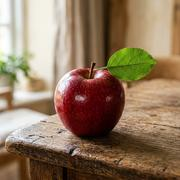
#> input picture 02_Company_Machine_Learning_ML/03_Engineering_Labs_and_Code/Lab_02_Image_Segmentation/sample_image.jpg, 180 x 180 px
$ python run_segmentation.py
#> lines starting #> are read from the running program, lines starting #| are printed output that depends on the picture; after the words box and inside, x2 and y2 are one past the last pixel; in counts of white or black regions, pixels touching at a corner belong together; long printed decimals are rounded
"""
BÀI TẬP BUỔI 4: PHÂN ĐOẠN HÌNH ẢNH (IMAGE SEGMENTATION)
MÔN: HỌC MÁY VÀ ỨNG DỤNG HỌC MÁY

Trọng tâm bài làm (Tinh thần tự học & Tư duy thuật toán của sinh viên):
  1. Tự xây dựng hàm Custom K-Means từ đầu và SO SÁNH trực tiếp với thư viện Scikit-Learn.
  2. Tự xây dựng hàm Custom Fuzzy C-Means (FCM) từ đầu để thực hiện phân cụm mềm.
  3. Tính toán chi tiết ma trận xác suất độ thuộc (% từng cụm) của từng điểm ảnh.
  4. Phân tích điều kiện e > 50% (ngưỡng đa số tuyệt đối) để tách biệt vùng chắc chắn và vùng ranh giới mờ.
  5. Đúc kết nhận xét đối chiếu giữa hàm tự viết (custom) và hàm thư viện có sẵn.
"""

import os
import sys
import time
import numpy as np
import matplotlib.pyplot as plt
from PIL import Image
from sklearn.cluster import KMeans

if hasattr(sys.stdout, 'reconfigure'):
    sys.stdout.reconfigure(encoding='utf-8')

# Cấu hình phong cách hiển thị
plt.style.use('seaborn-v0_8-whitegrid' if 'seaborn-v0_8-whitegrid' in plt.style.available else 'default')
plt.rcParams['font.sans-serif'] = ['DejaVu Sans', 'Arial', 'sans-serif']
plt.rcParams['figure.dpi'] = 150

base_dir = os.path.dirname(os.path.abspath(__file__))
results_dir = os.path.join(base_dir, 'results')
os.makedirs(results_dir, exist_ok=True)

img_path = os.path.join(base_dir, 'sample_image.jpg')
if not os.path.exists(img_path):
    raise FileNotFoundError(f"Không tìm thấy file ảnh: {img_path}")

print("=" * 75)
print("BÀI TẬP BUỔI 4: TỰ XÂY DỰNG HÀM PHÂN ĐOẠN ẢNH VÀ SO SÁNH VỚI THƯ VIỆN")
print("=" * 75)

# =========================================================================
# BƯỚC 1: ĐỌC VÀ TIỀN XỬ LÝ ẢNH
# =========================================================================
print("\n[+] BƯỚC 1: Đọc và tiền xử lý ảnh đầu vào...")
pil_img = Image.open(img_path).convert('RGB')
#> pil_img is the input picture: PIL image 180x180 RGB; mean R, G, B 144.5, 121.1, 96.3
img_rgb = np.array(pil_img)
H, W, C = img_rgb.shape
#> H = 180; W = 180; C = 3
print(f" - Kích thước ảnh: {H} x {W} pixels ({C} kênh màu RGB)")
#|  - Kích thước ảnh: 180 x 180 pixels (3 kênh màu RGB)
print(f" - Tổng số điểm ảnh (N): {H * W} mẫu dữ liệu")
#|  - Tổng số điểm ảnh (N): 32400 mẫu dữ liệu

# Chuẩn hóa về [0, 1] và duỗi thành (N, 3)
X = img_rgb.reshape(-1, 3).astype(np.float32) / 255.0
print(f" - Kích thước ma trận đặc trưng X: {X.shape[0]} mẫu x {X.shape[1]} đặc trưng (R, G, B)")
#|  - Kích thước ma trận đặc trưng X: 32400 mẫu x 3 đặc trưng (R, G, B)

# Lưu ảnh gốc
plt.figure(figsize=(5, 5))
plt.imshow(img_rgb)
plt.title(f"Ảnh gốc đầu vào ({H}x{W})", fontsize=12, fontweight='bold', pad=10)
plt.axis('off')
plt.tight_layout()
plt.savefig(os.path.join(results_dir, '01_original_image.png'), bbox_inches='tight')
plt.close()

# =========================================================================
# BƯỚC 2: TỰ XÂY DỰNG HÀM CUSTOM K-MEANS VÀ SO SÁNH VỚI SCIKIT-LEARN
# =========================================================================
print("\n[+] BƯỚC 2: Xây dựng hàm Custom K-Means & So sánh với Scikit-Learn...")

def custom_kmeans(X, k=4, max_iter=100, tol=1e-4, seed=42):
    """
    HÀM CUSTOM K-MEANS DO SINH VIÊN TỰ XÂY DỰNG TỪ ĐẦU (FROM SCRATCH):
    Tư duy giải quyết bài toán:
      1. Khởi tạo ngẫu nhiên k tâm cụm từ tập dữ liệu.
      2. Bước E (Expectation): Tính khoảng cách Euclidean từ mỗi điểm tới k tâm,
         gán điểm đó vào tâm gần nhất (argmin).
      3. Bước M (Maximization): Cập nhật tâm mới bằng trung bình cộng tọa độ (mean).
      4. Kiểm tra điều kiện dừng: nếu tâm cụm dịch chuyển nhỏ hơn ngưỡng tol thì dừng.
    """
#> called with X = array of shape (32400, 3), k = 4, max_iter = 100, tol = 0.0001, seed = 42
    np.random.seed(seed)
    N, D = X.shape
#> N = 32400; D = 3

    # 1. Khởi tạo k tâm cụm ngẫu nhiên
    init_idx = np.random.choice(N, k, replace=False)
#> init_idx = [20893, 6149, 17705, 7665]
    centroids = X[init_idx].copy()
#> centroids = [[0.878, 0.867, 0.847], [0.91, 0.878, 0.796], [0.675, 0.22, 0.271], [0.141, 0.0863, 0.0353]]

    for it in range(max_iter):
        # 2. Tính khoảng cách Euclidean: khoảng cách giữa X (N, 3) và centroids (k, 3)
        # Sử dụng NumPy broadcasting: (N, 1, 3) - (1, k, 3) -> (N, k, 3)
        distances = np.linalg.norm(X[:, np.newaxis, :] - centroids[np.newaxis, :, :], axis=2)

        # Gán cụm: chọn cụm có khoảng cách nhỏ nhất
        labels = np.argmin(distances, axis=1)

        # 3. Cập nhật tâm cụm mới bằng trung bình cộng các điểm trong cụm
        new_centroids = np.array([
            X[labels == j].mean(axis=0) if np.sum(labels == j) > 0 else centroids[j]
            for j in range(k)
        ])

        # 4. Kiểm tra hội tụ (độ dịch chuyển của tâm cụm)
        shift = np.linalg.norm(new_centroids - centroids)
        centroids = new_centroids
        if shift < tol:
            it_converged = it + 1
            break
    else:
        it_converged = max_iter
#> this loop made 22 passes

    # Tính tổng bình phương sai số nội cụm WCSS (Inertia)
    wcss = np.sum((X - centroids[labels]) ** 2)
#> wcss = 624.4
    return centroids, labels, it_converged, wcss

# 1. Chạy hàm Custom K-Means
K = 4
t0 = time.time()
custom_centers, custom_labels, custom_iters, custom_wcss = custom_kmeans(X, k=K, max_iter=100, seed=42)
#> custom_centers = [[0.899, 0.884, 0.849], [0.739, 0.645, 0.536], [0.487, 0.39, 0.232], [0.253, 0.117, 0.0551]]; custom_iters = 22; custom_wcss = 624.4
time_custom = time.time() - t0

# 2. Chạy thư viện Scikit-Learn KMeans
t0 = time.time()
sk_kmeans = KMeans(n_clusters=K, random_state=42, n_init=10, max_iter=300)
sk_labels = sk_kmeans.fit_predict(X)
time_sklearn = time.time() - t0
sk_centers = sk_kmeans.cluster_centers_
sk_iters = sk_kmeans.n_iter_
sk_wcss = sk_kmeans.inertia_

# 3. In bảng so sánh trực tiếp giữa Custom và Thư viện
print("\n--- BẢNG ĐỐI CHIẾU: HÀM CUSTOM K-MEANS vs THƯ VIỆN SCIKIT-LEARN ---")
print(f"{'Tiêu chí so sánh':<32} | {'Hàm Custom tự viết':<20} | {'Thư viện Scikit-Learn':<20}")
print("-" * 78)
print(f"{'Thời gian thực thi (Runtime)':<32} | {time_custom*1000:16.2f} ms | {time_sklearn*1000:16.2f} ms")
print(f"{'Số vòng lặp hội tụ':<32} | {custom_iters:17d}  | {sk_iters:17d}")
#| Số vòng lặp hội tụ               |                22  |                 6
print(f"{'Quán tính nội cụm (WCSS / Inertia)':<32} | {custom_wcss:17.2f}  | {sk_wcss:17.2f}")
#| Quán tính nội cụm (WCSS / Inertia) |            624.44  |            624.49
print("-" * 78)

# Tái tạo ảnh phân đoạn từ 2 phương pháp
custom_seg_img = (custom_centers[custom_labels].reshape(H, W, 3) * 255).astype(np.uint8)
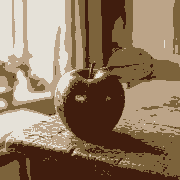
#> custom_seg_img: shape (180, 180, 3); mean of channels 0, 1, 2 144.1, 120.5, 96; drawn as R, G, B
sk_seg_img = (sk_centers[sk_labels].reshape(H, W, 3) * 255).astype(np.uint8)

# Vẽ đồ thị so sánh Custom K-Means vs Sklearn K-Means
fig, (ax1, ax2) = plt.subplots(1, 2, figsize=(12, 5.5))
ax1.imshow(custom_seg_img)
ax1.set_title(f"A. Phân đoạn bằng hàm Custom K-Means\n(WCSS={custom_wcss:.1f}, {custom_iters} vòng lặp)", fontsize=11, fontweight='bold', pad=10)
ax1.axis('off')

ax2.imshow(sk_seg_img)
ax2.set_title(f"B. Phân đoạn bằng thư viện Scikit-Learn\n(Inertia={sk_wcss:.1f}, {sk_iters} vòng lặp)", fontsize=11, fontweight='bold', pad=10)
ax2.axis('off')

plt.suptitle("SO SÁNH KẾT QUẢ PHÂN ĐOẠN: CUSTOM K-MEANS vs SCIKIT-LEARN", fontsize=13, fontweight='bold', y=1.02)
plt.tight_layout()
plt.savefig(os.path.join(results_dir, '02_compare_custom_vs_sklearn_kmeans.png'), bbox_inches='tight')
plt.close()

# =========================================================================
# BƯỚC 3: TỰ XÂY DỰNG HÀM CUSTOM FUZZY C-MEANS (FCM)
# =========================================================================
print("\n[+] BƯỚC 3: Xây dựng hàm Custom Fuzzy C-Means (C = 4, m = 2.0)...")

def custom_fuzzy_c_means(X, c=4, m=2.0, max_iter=100, tol=1e-4, seed=42):
    """
    HÀM CUSTOM FUZZY C-MEANS (FCM) DO SINH VIÊN TỰ XÂY DỰNG:
    Tư duy giải quyết bài toán:
      1. Khởi tạo ngẫu nhiên ma trận độ thuộc U kích thước (c, N) sao cho tổng mỗi cột bằng 1.0 (100%).
      2. Cập nhật tâm cụm bằng trung bình có trọng số mũ m:
         V_j = (sum_i u_ij^m * x_i) / (sum_i u_ij^m)
      3. Tính ma trận khoảng cách Euclidean từ mỗi pixel tới c tâm: d_ij = ||x_i - V_j||.
      4. Cập nhật ma trận độ thuộc theo công thức mờ:
         u_ij = 1 / sum_k (d_ij / d_ik)^(2/(m-1))
      5. Kiểm tra hội tụ: max|U_new - U_old| < tol.
    """
#> called with X = array of shape (32400, 3), c = 4, m = 2, max_iter = 100, tol = 0.0001, seed = 42
    N, D = X.shape
#> N = 32400; D = 3
    np.random.seed(seed)

    # 1. Khởi tạo ma trận độ thuộc ngẫu nhiên (c, N) bằng phân phối Dirichlet
    U = np.random.dirichlet(np.ones(c), size=N).T

    for it in range(max_iter):
        U_old = U.copy()

        # 2. Cập nhật tâm cụm có trọng số mờ mũ m
        U_m = U ** m  # Shape: (c, N)
        centroids = (U_m @ X) / (U_m.sum(axis=1)[:, np.newaxis])  # Shape: (c, D)

        # 3. Tính khoảng cách Euclidean
        distances = np.linalg.norm(X[np.newaxis, :, :] - centroids[:, np.newaxis, :], axis=2)
        distances = np.fmax(distances, 1e-10)  # Tránh chia cho 0

        # 4. Cập nhật độ thuộc mờ
        inv_dist = 1.0 / (distances ** (2.0 / (m - 1.0)))
        U = inv_dist / np.sum(inv_dist, axis=0, keepdims=True)

        # 5. Kiểm tra hội tụ
        delta = np.max(np.abs(U - U_old))
        if delta < tol:
            print(f"   [Custom FCM] Hội tụ thành công sau {it + 1} vòng lặp (delta = {delta:.6f})")
            break
    else:
        print(f"   [Custom FCM] Dừng sau tối đa {max_iter} vòng lặp.")
#> this loop made 24 passes
#|    [Custom FCM] Hội tụ thành công sau 24 vòng lặp (delta = 8.1e-05)

    return centroids, U

t0 = time.time()
fcm_centers, U_fcm = custom_fuzzy_c_means(X, c=K, m=2.0, max_iter=100, tol=1e-4, seed=42)
#> fcm_centers = [[0.902, 0.888, 0.852], [0.737, 0.64, 0.527], [0.244, 0.113, 0.0506], [0.484, 0.377, 0.236]]
time_fcm = time.time() - t0

# Chuyển U_fcm về dạng (N, c) để mỗi hàng tương ứng với 1 pixel
membership = U_fcm.T  # Shape: (N, 4)

# Khử mờ (Defuzzification) để tái tạo ảnh: gán mỗi pixel về cụm có độ thuộc lớn nhất (argmax)
fcm_dominant_labels = np.argmax(membership, axis=1)
fcm_seg_img = (fcm_centers[fcm_dominant_labels].reshape(H, W, 3) * 255).astype(np.uint8)

# Lưu ảnh FCM
plt.figure(figsize=(5, 5))
plt.imshow(fcm_seg_img)
plt.title(f"Phân đoạn Fuzzy C-Means (C = {K} cụm mềm khử về argmax)", fontsize=11, fontweight='bold', pad=10)
plt.axis('off')
plt.tight_layout()
plt.savefig(os.path.join(results_dir, '03_fcm_segmentation.png'), bbox_inches='tight')
plt.close()

# =========================================================================
# BƯỚC 4: TÍNH % ĐỘ THUỘC & PHÂN TÍCH NGƯỠNG ĐỘ THUỘC e > 50%
# =========================================================================
print("\n[+] BƯỚC 4: Tính % độ thuộc và Phân tích ngưỡng e > 50%...")

# 1. Bảng minh họa chi tiết cho các điểm ảnh đại diện
sample_indices = [
    H // 4 * W + W // 4,       # Vùng nền sáng
    H // 2 * W + W // 2,       # Vùng quả táo đỏ
    H // 5 * W + int(W * 0.7), # Vùng lá xanh
    int(H * 0.8) * W + W // 2, # Vùng mặt bàn gỗ
    int(H * 0.45) * W + int(W * 0.3), # Ranh giới quả táo - phông nền
]
#> sample_indices = [8145, 16290, 6605, 26010, 14634]
sample_names = ["Góc nền trên-trái", "Thân quả táo (Đỏ)", "Lá cây (Xanh)", "Mặt bàn gỗ", "Ranh giới quả táo - nền"]

print("\n--- BẢNG MINH HỌA XÁC SUẤT ĐỘ THUỘC (%) CỦA CÁC ĐIỂM ẢNH ĐẠI DIỆN ---")
print(f"{'Điểm ảnh đại diện':<26} | {'Cụm 1 (%)':<10} | {'Cụm 2 (%)':<10} | {'Cụm 3 (%)':<10} | {'Cụm 4 (%)':<10} | {'Tổng (%)':<8} | {'Phân loại'}")
print("-" * 105)

for name, idx in zip(sample_names, sample_indices):
    probs = membership[idx] * 100
    max_p = np.max(probs)
    status = "Chắc chắn (e > 50%)" if max_p > 50.0 else "Ranh giới mờ (e <= 50%)"
    print(f"{name:<26} | {probs[0]:9.2f}% | {probs[1]:9.2f}% | {probs[2]:9.2f}% | {probs[3]:9.2f}% | {np.sum(probs):7.2f}% | {status}")
#> this loop made 5 passes
#> (probs, max_p) on passes 1 to 5: ([95.6, 3.07, 0.452, 0.879], 95.6), ([1.12, 2.46, 86.71, 9.71], 86.71), ([0.543, 1.78, 4.64, 93.04], 93.04), ([0.78, 2.48, 7.83, 88.91], 88.91), ([3.9, 85.35, 2.01, 8.74], 85.35)
#| Góc nền trên-trái          |     95.60% |      3.07% |      0.45% |      0.88% |  100.00% | Chắc chắn (e > 50%)
#| Thân quả táo (Đỏ)          |      1.12% |      2.46% |     86.71% |      9.71% |  100.00% | Chắc chắn (e > 50%)
#| Lá cây (Xanh)              |      0.54% |      1.78% |      4.64% |     93.04% |  100.00% | Chắc chắn (e > 50%)
#| Mặt bàn gỗ                 |      0.78% |      2.48% |      7.83% |     88.91% |  100.00% | Chắc chắn (e > 50%)
#| Ranh giới quả táo - nền    |      3.90% |     85.35% |      2.01% |      8.74% |  100.00% | Chắc chắn (e > 50%)

# 2. Phân loại pixel theo điều kiện e > 50%
max_membership = np.max(membership, axis=1)
mask_certain = (max_membership > 0.5).reshape(H, W)
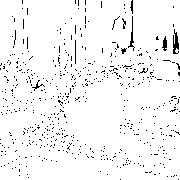
#> mask_certain: shape (180, 180) bool; 95.8% white; black in thin lines or dots
mask_uncertain = (~mask_certain)
#> mask_uncertain: shape (180, 180) bool; 4.2% white in thin lines or dots

certain_count = int(np.sum(mask_certain))
#> certain_count = 31049
uncertain_count = int(np.sum(mask_uncertain))
#> uncertain_count = 1351
total_pixels = H * W

certain_pct = (certain_count / total_pixels) * 100
#> certain_pct = 95.83
uncertain_pct = (uncertain_count / total_pixels) * 100
#> uncertain_pct = 4.17

print("\n--- THỐNG KÊ TOÀN DIỆN VỀ NGƯỠNG ĐỘ THUỘC e > 50% ---")
print(f" * Số pixel chắc chắn (e > 50%):         {certain_count:6d} pixels ({certain_pct:.2f}% diện tích ảnh)")
#|  * Số pixel chắc chắn (e > 50%):          31049 pixels (95.83% diện tích ảnh)
print(f" * Số pixel ranh giới mờ (e <= 50%):     {uncertain_count:6d} pixels ({uncertain_pct:.2f}% diện tích ảnh)")
#|  * Số pixel ranh giới mờ (e <= 50%):       1351 pixels (4.17% diện tích ảnh)

# =========================================================================
# BƯỚC 5: TRỰC QUAN HÓA BẢN ĐỒ NHIỆT VÀ BẢNG ĐỐI CHIẾU TỔNG HỢP
# =========================================================================
print("\n[+] BƯỚC 5: Xuất các đồ thị trực quan hóa...")

# 1. Vẽ 4 Heatmaps biểu diễn % độ thuộc của từng cụm
fig, axes = plt.subplots(1, 4, figsize=(18, 4.5))
for k in range(4):
    u_k = (membership[:, k].reshape(H, W) * 100)
    im = axes[k].imshow(u_k, cmap='inferno', vmin=0, vmax=100)
    axes[k].set_title(f"Độ thuộc Cụm {k + 1} (%)\n[Tâm: RGB={np.round(fcm_centers[k]*255).astype(int)}]", fontsize=11, fontweight='bold')
    axes[k].axis('off')
    cbar = fig.colorbar(im, ax=axes[k], fraction=0.046, pad=0.04)
    cbar.ax.set_ylabel('% độ thuộc', fontsize=9)
plt.suptitle("BẢN ĐỒ NHIỆT ĐỘ THUỘC (MEMBERSHIP HEATMAPS) CỦA 4 CỤM THEO FUZZY C-MEANS", fontsize=13, fontweight='bold', y=1.05)
plt.tight_layout()
plt.savefig(os.path.join(results_dir, '04_membership_heatmaps.png'), bbox_inches='tight')
plt.close()

# 2. Vẽ phân tách vùng e > 50% và vùng e <= 50%
fig, (ax1, ax2) = plt.subplots(1, 2, figsize=(12, 6))

certain_visual = img_rgb.copy()
certain_visual[~mask_certain] = [30, 30, 30] # Che tối vùng không chắc chắn
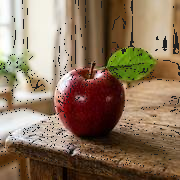
#> certain_visual: shape (180, 180, 3); 4.17% of pixels changed, all inside (x1, y1, x2, y2) = (0, 0, 180, 180)
ax1.imshow(certain_visual)
ax1.set_title(f"Vùng điểm ảnh xác định chắc chắn (e > 50%)\n[Chiếm {certain_pct:.1f}% diện tích ảnh]", fontsize=12, fontweight='bold', pad=10)
ax1.axis('off')

uncertain_visual = np.zeros_like(img_rgb)
#> uncertain_visual: shape (180, 180, 3); every value is 0
uncertain_visual[mask_uncertain] = [255, 60, 0] # Tô màu cam đỏ nổi bật cho pixel ranh giới
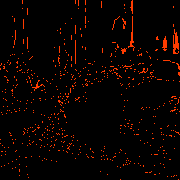
#> uncertain_visual: shape (180, 180, 3); mean R, G, B 10.6, 2.5, 0
import cv2
uncertain_overlay = cv2.addWeighted(img_rgb, 0.6, uncertain_visual, 0.8, 0)
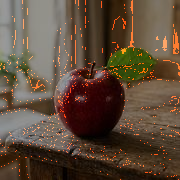
#> uncertain_overlay: shape (180, 180, 3); mean R, G, B 93.5, 74.7, 57.8
ax2.imshow(uncertain_overlay)
ax2.set_title(f"Vùng ranh giới / chuyển tiếp mờ (e <= 50%)\n[Chiếm {uncertain_pct:.1f}% - Màu cam đỏ nổi bật]", fontsize=12, fontweight='bold', pad=10)
ax2.axis('off')

plt.suptitle("PHÂN TÍCH VÙNG ĐIỂM ẢNH THEO NGƯỠNG ĐỘ THUỘC e > 50%", fontsize=14, fontweight='bold', y=1.02)
plt.tight_layout()
plt.savefig(os.path.join(results_dir, '05_threshold_above_50.png'), bbox_inches='tight')
plt.close()

# 3. Biểu đồ tổng hợp so sánh 6 khung hình toàn diện
fig, axes = plt.subplots(2, 3, figsize=(16, 10))

# 1: Ảnh gốc
axes[0, 0].imshow(img_rgb)
axes[0, 0].set_title("1. Ảnh gốc ban đầu (Input Image)", fontsize=11, fontweight='bold')
axes[0, 0].axis('off')

# 2: Custom K-Means
axes[0, 1].imshow(custom_seg_img)
axes[0, 1].set_title(f"2. Phân đoạn Custom K-Means (K = {K})\n[Hàm tự code - Phân cụm cứng]", fontsize=11, fontweight='bold')
axes[0, 1].axis('off')

# 3: Custom FCM
axes[0, 2].imshow(fcm_seg_img)
axes[0, 2].set_title(f"3. Phân đoạn Custom FCM (C = {K})\n[Hàm tự code - Khử mờ argmax]", fontsize=11, fontweight='bold')
axes[0, 2].axis('off')

# 4: Heatmap Max Membership
max_u_img = (max_membership.reshape(H, W) * 100)
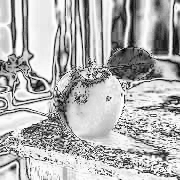
#> max_u_img: shape (180, 180) float64; min 40.97, max 100, mean 82.3; drawn with min black and max white
im4 = axes[1, 0].imshow(max_u_img, cmap='viridis', vmin=25, vmax=100)
axes[1, 0].set_title("4. Mức độ tự tin cao nhất max(μ) (%)\n[Vàng: Rất chắc chắn, Xanh: Ranh giới]", fontsize=11, fontweight='bold')
axes[1, 0].axis('off')
fig.colorbar(im4, ax=axes[1, 0], fraction=0.046, pad=0.04)

# 5: Vùng e > 50%
axes[1, 1].imshow(certain_visual)
axes[1, 1].set_title(f"5. Vùng nhận diện chắc chắn (e > 50%)\n[Chiếm {certain_pct:.1f}% diện tích]", fontsize=11, fontweight='bold')
axes[1, 1].axis('off')

# 6: Vùng e <= 50%
axes[1, 2].imshow(uncertain_overlay)
axes[1, 2].set_title(f"6. Vùng ranh giới / tranh chấp mờ (e <= 50%)\n[Chiếm {uncertain_pct:.1f}% diện tích]", fontsize=11, fontweight='bold')
axes[1, 2].axis('off')

# 4. Biểu đồ Scatter Plot không gian màu 2D (Red vs Green) với Centroid 'X'
print("\n[+] BƯỚC 6: Trực quan hóa không gian phân cụm pixel (Scatter Plot 2D với Centroid 'X')...")
np.random.seed(42)
sample_size = 2000
sample_idx = np.random.choice(X.shape[0], sample_size, replace=False)
#> sample_idx = 2000 values, max 32380 at index 1261, min 83 at index 195, mean 16304.6
X_sample = X[sample_idx]
#> X_sample = 2000 rows, first 8: [0.878, 0.867, 0.847], [0.91, 0.878, 0.796], [0.675, 0.22, 0.271], [0.141, 0.0863, 0.0353], [0.42, 0.125, 0.141], [0.196, 0.129, 0.0588], [0.937, 0.859, 0.765], [0.855, 0.627, 0.686]
labels_sample = fcm_dominant_labels[sample_idx]
#> labels_sample = 2000 values, max 3 at index 2, min 0 at index 0, mean 1.63

plt.figure(figsize=(9, 6))
colors = ['#e74c3c', '#3498db', '#2ecc71', '#9b59b6']
for i in range(K):
    pts = X_sample[labels_sample == i]
    plt.scatter(pts[:, 0], pts[:, 1], c=colors[i], label=f'Cụm {i + 1} ({len(pts)} mẫu)', alpha=0.45, s=30)

# Vẽ Tâm cụm (Centroids) bằng dấu X lớn nổi bật đúng như hình minh họa lý thuyết trong slide của thầy
plt.scatter(fcm_centers[:, 0], fcm_centers[:, 1], s=350, c='black', marker='X', edgecolors='white', linewidths=2.5,
            label="Tâm cụm Centroid ('X')", zorder=10)

plt.title("PHÂN BỐ ĐIỂM ẢNH TRONG KHÔNG GIAN MÀU 2D (KÊNH RED vs GREEN)\n[Đánh dấu tâm cụm Centroid bằng chữ 'X' lớn theo lý thuyết]",
          fontsize=12, fontweight='bold', pad=12)
plt.xlabel("Cường độ chuẩn hóa kênh Đỏ (Red)", fontsize=11)
plt.ylabel("Cường độ chuẩn hóa kênh Xanh (Green)", fontsize=11)
plt.legend(frameon=True, shadow=True, loc='best')
plt.grid(True, linestyle='--', alpha=0.5)
plt.tight_layout()
plt.savefig(os.path.join(results_dir, '07_color_space_scatter.png'), bbox_inches='tight')
plt.close()
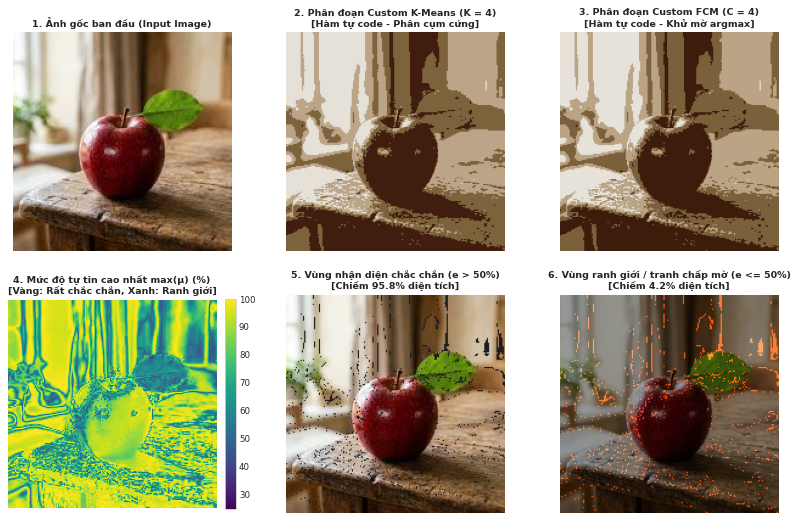
#> figure drawn by matplotlib, 7 panels

print(f"\n[+] ĐÃ HOÀN TẤT VÀ LƯU TẤT CẢ BIỂU ĐỒ VÀO: {results_dir}")
print("=" * 75)
